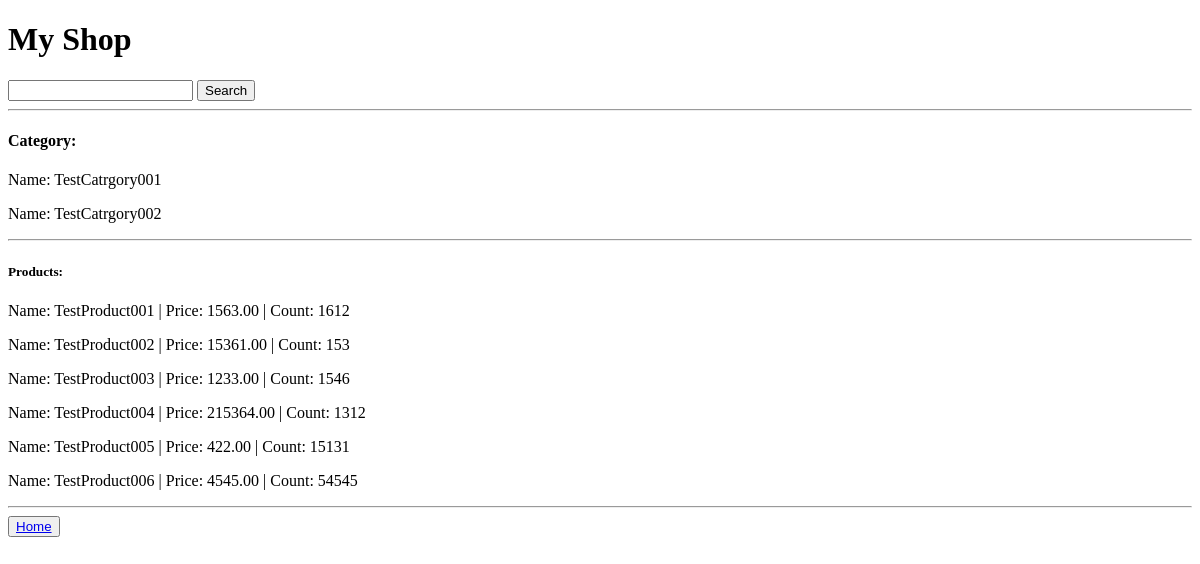
/shop/product-list/, run on an earlier commit of the app's database.
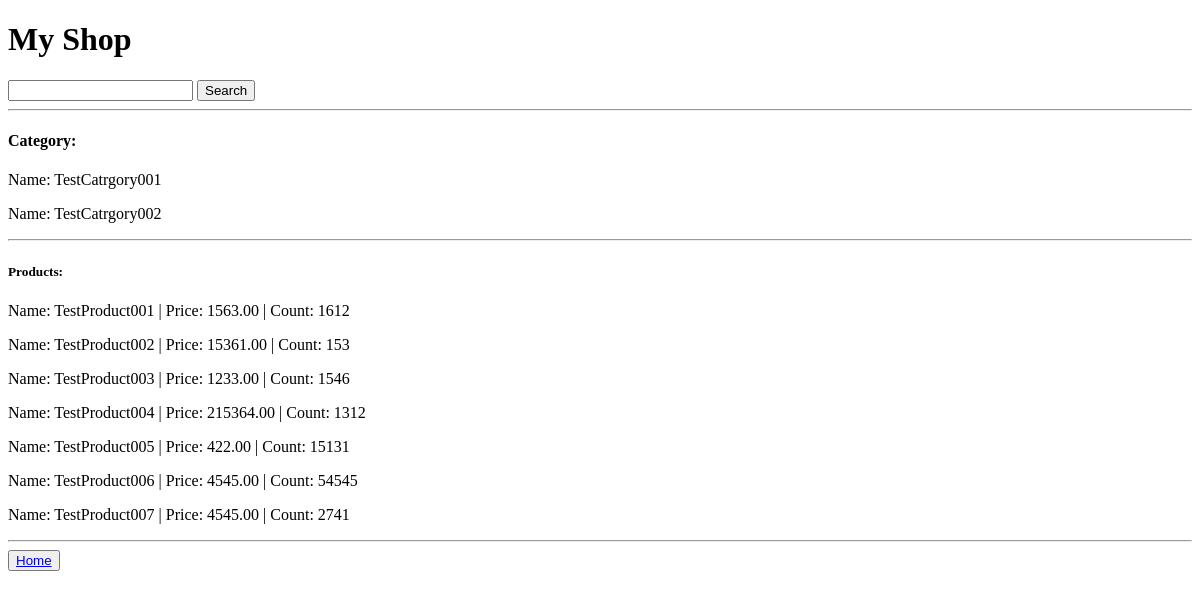
And on a later commit of the database.
### my_shop/models.py (models this page shows, shortened)
class Category(models.Model):
    objects = None
    name = models.CharField(max_length=100)

class Product(models.Model):
    objects = None
    name = models.TextField(max_length=100)
    price = models.DecimalField(max_digits=8, decimal_places=2)
    count = models.IntegerField()
    image = models.ImageField(upload_to='media/', verbose_name='image')
    category = models.ForeignKey('Category', on_delete=models.CASCADE)

### my_shop/views.py (the view, shortened to what this page needs)
# urls.py: path('product-list/', views.Products.as_view(), name='product-list'),
class Products(TemplateView):
    extra_context = {'form': SearchForm}
    template_name = 'product_list.html'
    context_object_name = 'categories', 'product'
    model = Category
    def get_context_data(self, **kwargs):
        context = super(Products, self).get_context_data(**kwargs)
        context.update({
            'categories': Category.objects.order_by('name'),
            'products': Product.objects.order_by('name'),
        })
        return context

### my_shop/templates/product_list.html (shortened to what this page needs)
{% extends 'base.html' %}
{% block content %}
<form method="get" action="{% url 'search_results' %}">
    <input name="q" type="text">
    <input type="submit" value="Search">
</form>
<hr>
<h4>Category:</h4>
{% for category in categories %}
    <p>Name: {{ category.name }}</p>
{% endfor %}
<hr>
<h5>Products:</h5>
{% for product in products %}
    <p>Name: {{ product.name }} | Price: {{ product.price }} | Count: {{ product.count }}</p>
{% endfor %}
<hr>
<button type="button">
    <a href="{% url 'home' %}">Home</a>
</button>
{% endblock %}

### templates/base.html (shortened to what this page needs)
<!DOCTYPE html>
<html lang="en">
<head>
    <h1>My Shop</h1>
</head>
<body>
{% block content %}
{% endblock %}
</body>
</html>

What changed in the data, as far as the page shows it:
added Product: name "TestProduct007", price "4545.00", count "2741"
